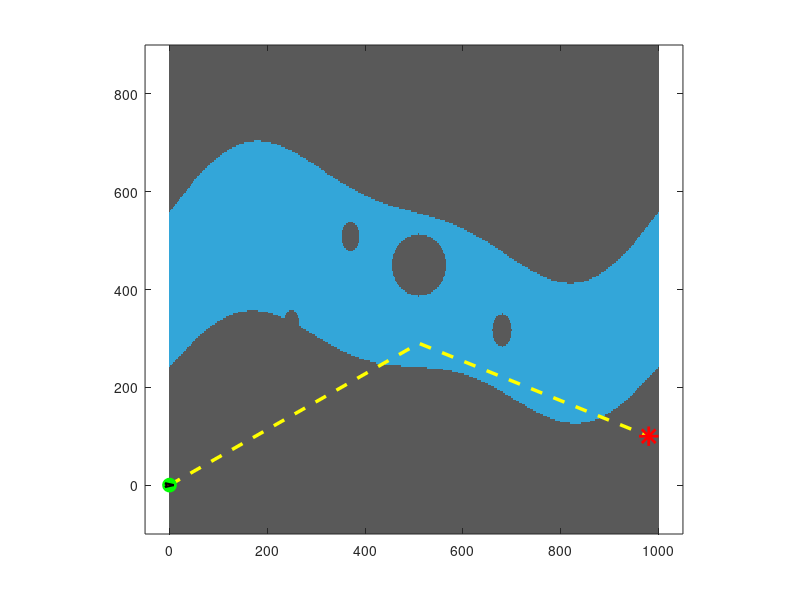

This chart was generated by the following MATLAB code: (Note: this script raises an error after producing the figure.)
clc;
close all;

%% =========================================================
% LOAD ENVIRONMENT AND THETA* PATH
% =========================================================

load('boat_environment_data.mat');
load('theta_star_path.mat');

%% =========================================================
% MISSION
% =========================================================

startPos    = [0 0];
destination = [980 100];

boatSpeed = 2.0;          % m/s
arrivalTolerance = 5.0;   % m
maxSimTime = 1100;        % s
dt = 0.5;                 % s

%% =========================================================
% MAKE SURE PATH IS IN THE SAME COORDINATE SYSTEM
% =========================================================

% Use the saved Theta* path.
pathXY = double(pathXY);

% Force exact project start and destination.
pathXY(1,:)   = startPos;
pathXY(end,:) = destination;

%% =========================================================
% OCCUPANCY MAP
% =========================================================

[mapRows,mapCols] = size(occupancyMap);

% Mission coordinate system
missionXMin = 0;
missionXMax = 1000;

% The Theta* mission is close to y = 0...100.
% Place the environment around this mission corridor.
missionYMin = -100;
missionYMax = 900;

mapX = linspace( ...
    missionXMin, ...
    missionXMax, ...
    mapCols);

mapY = linspace( ...
    missionYMin, ...
    missionYMax, ...
    mapRows);

%% =========================================================
% INITIAL STATE
% =========================================================

position = startPos;

simTime = 0;

arrived = false;

%% =========================================================
% FIGURE
% =========================================================

figure( ...
    'Color','w', ...
    'Position',[100 100 1150 700]);

imagesc( ...
    mapX, ...
    mapY, ...
    occupancyMap);

set(gca,'YDir','normal');

hold on;

axis equal;

xlim([-50 1050]);
ylim([-100 900]);

%% Map colors

colormap([
    0.20 0.65 0.85
    0.35 0.35 0.35
]);

%% =========================================================
% THETA* PLANNED PATH
% =========================================================

plot( ...
    pathXY(:,1), ...
    pathXY(:,2), ...
    'y--', ...
    'LineWidth',2.5, ...
    'DisplayName','Theta* Planned Path');

%% =========================================================
% START
% =========================================================

plot( ...
    startPos(1), ...
    startPos(2), ...
    'go', ...
    'MarkerFaceColor','g', ...
    'MarkerSize',10, ...
    'DisplayName','Start');

%% =========================================================
% DESTINATION
% =========================================================

plot( ...
    destination(1), ...
    destination(2), ...
    'r*', ...
    'MarkerSize',14, ...
    'LineWidth',2, ...
    'DisplayName','Destination');

%% =========================================================
% BOAT
% =========================================================

boatShape = [
     9   0
    -9  -4
    -5   0
    -9   4
];

boat = patch( ...
    boatShape(:,1) + position(1), ...
    boatShape(:,2) + position(2), ...
    [1 0.25 0.05], ...
    'EdgeColor','k', ...
    'LineWidth',1.5, ...
    'DisplayName','USV');

%% =========================================================
% ACTUAL TRAJECTORY
% =========================================================

trail = animatedline( ...
    'Color','w', ...
    'LineWidth',2, ...
    'DisplayName','Actual Trajectory');

%% =========================================================
% AXIS
% =========================================================

xlabel('X Position (m)');
ylabel('Y Position (m)');

title('Theta* USV Navigation and Obstacle Avoidance');

grid on;

legend('Location','northwest');

%% =========================================================
% PATH FOLLOWING
% =========================================================

segment = 1;

pathCount = size(pathXY,1);

while simTime < maxSimTime

    %% -----------------------------------------------------
    % DISTANCE TO DESTINATION
    % ------------------------------------------------------

    distanceToGoal = ...
        norm(destination - position);

    if distanceToGoal <= arrivalTolerance

        arrived = true;

        break;

    end

    %% -----------------------------------------------------
    % FIND NEXT WAYPOINT
    % ------------------------------------------------------

    while segment < pathCount && ...
            norm(pathXY(segment,:) - position) < 2

        segment = segment + 1;

    end

    %% -----------------------------------------------------
    % CURRENT TARGET
    % ------------------------------------------------------

    target = pathXY(segment,:);

    direction = target - position;

    distanceToTarget = norm(direction);

    if distanceToTarget < 1e-9

        segment = min( ...
            segment + 1, ...
            pathCount);

        continue;

    end

    %% Normalize direction

    direction = ...
        direction / distanceToTarget;

    %% -----------------------------------------------------
    % MOVE BOAT
    % ------------------------------------------------------

    stepDistance = min( ...
        boatSpeed * dt, ...
        distanceToTarget);

    position = ...
        position + ...
        direction * stepDistance;

    simTime = simTime + dt;

    %% -----------------------------------------------------
    % BOAT HEADING
    % ------------------------------------------------------

    heading = atan2( ...
        direction(2), ...
        direction(1));

    R = [
        cos(heading) -sin(heading)
        sin(heading)  cos(heading)
    ];

    rotatedBoat = ...
        (R * boatShape')';

    %% -----------------------------------------------------
    % UPDATE BOAT GRAPHIC
    % ------------------------------------------------------

    set( ...
        boat, ...
        'XData', ...
        rotatedBoat(:,1) + position(1), ...
        'YData', ...
        rotatedBoat(:,2) + position(2));

    %% -----------------------------------------------------
    % UPDATE ACTUAL TRAIL
    % ------------------------------------------------------

    addpoints( ...
        trail, ...
        position(1), ...
        position(2));

    %% -----------------------------------------------------
    % UPDATE TITLE
    % ------------------------------------------------------

    distanceToGoal = ...
        norm(destination-position);

    title(sprintf( ...
        'Theta* USV Navigation | Time: %.1f s | Distance Remaining: %.1f m', ...
        simTime, ...
        distanceToGoal));

    drawnow limitrate;

    pause(0.01);

end

%% =========================================================
% FINAL RESULT
% =========================================================

finalDistance = ...
    norm(destination-position);

fprintf('\n');
fprintf('============================================\n');
fprintf('        THETA* USV NAVIGATION RESULT\n');
fprintf('============================================\n');

if arrived

    fprintf('MISSION COMPLETED\n');

else

    fprintf('MISSION NOT COMPLETED\n');

end

fprintf('Simulation time    : %.2f s\n',simTime);

fprintf( ...
    'Final position     : (%.2f, %.2f) m\n', ...
    position(1), ...
    position(2));

fprintf( ...
    'Distance remaining : %.2f m\n', ...
    finalDistance);

fprintf( ...
    'Arrival status     : %d\n', ...
    arrived);

fprintf('============================================\n');
